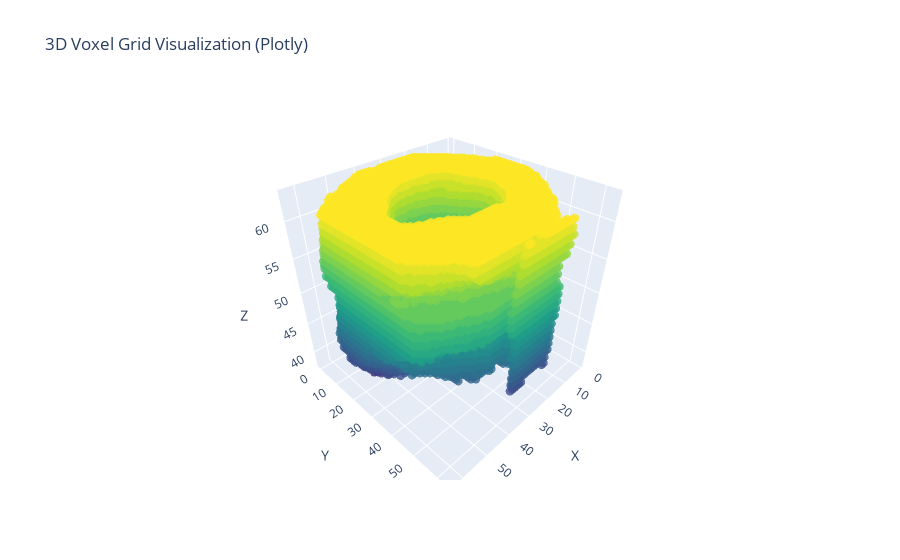

This figure's notebook cell:
### Code cell
import numpy as np
import plotly.graph_objects as go
import random

def visualize_voxel_plotly(grid, threshold=0.5):
    # grid is 64x64x64 with 0 for solid, 1 for empty
    x, y, z = np.where(grid < threshold)

    fig = go.Figure(data=go.Scatter3d(
        x=x, y=y, z=z,
        mode='markers',
        marker=dict(
            size=3,
            color=z,  # color by height
            colorscale='Viridis',
            opacity=0.8
        )
    ))

    fig.update_layout(
        scene=dict(
            xaxis_title='X',
            yaxis_title='Y',
            zaxis_title='Z',
            aspectratio=dict(x=1, y=1, z=1)
        ),
        title='3D Voxel Grid Visualization (Plotly)'
    )

    fig.show()

# === Example Usage ===
npy_file = r"augmented/0_O_ring_voxel_grid_augmented.npy"
data = np.load(npy_file)

random_idx = random.randint(0, data.shape[0]-1)
print(f"📦 Visualizing sample #{random_idx} from {os.path.basename(npy_file)}")
visualize_voxel_plotly(data[random_idx])

### Figure 1 — Plotly figure (JSON) as saved in the notebook; plotly's stock layout.template omitted (floating-point values rounded to 4 significant figures; data arrays with more than 128 entries replaced by an {"elided": "..."} marker saying what was removed)
{"data": [{"marker": {"color": {"elided": "42629 int values"}, "colorscale": [[0, "#440154"], [0.1111, "#482878"], [0.2222, "#3e4989"], [0.3333, "#31688e"], [0.4444, "#26828e"], [0.5556, "#1f9e89"], [0.6667, "#35b779"], [0.7778, "#6ece58"], [0.8889, "#b5de2b"], [1, "#fde725"]], "opacity": 0.8, "size": 3}, "mode": "markers", "type": "scatter3d", "x": {"elided": "42629 int values"}, "y": {"elided": "42629 int values"}, "z": {"elided": "42629 int values"}}], "layout": {"scene": {"aspectratio": {"x": 1, "y": 1, "z": 1}, "xaxis": {"title": {"text": "X"}}, "yaxis": {"title": {"text": "Y"}}, "zaxis": {"title": {"text": "Z"}}}, "title": {"text": "3D Voxel Grid Visualization (Plotly)"}}}
